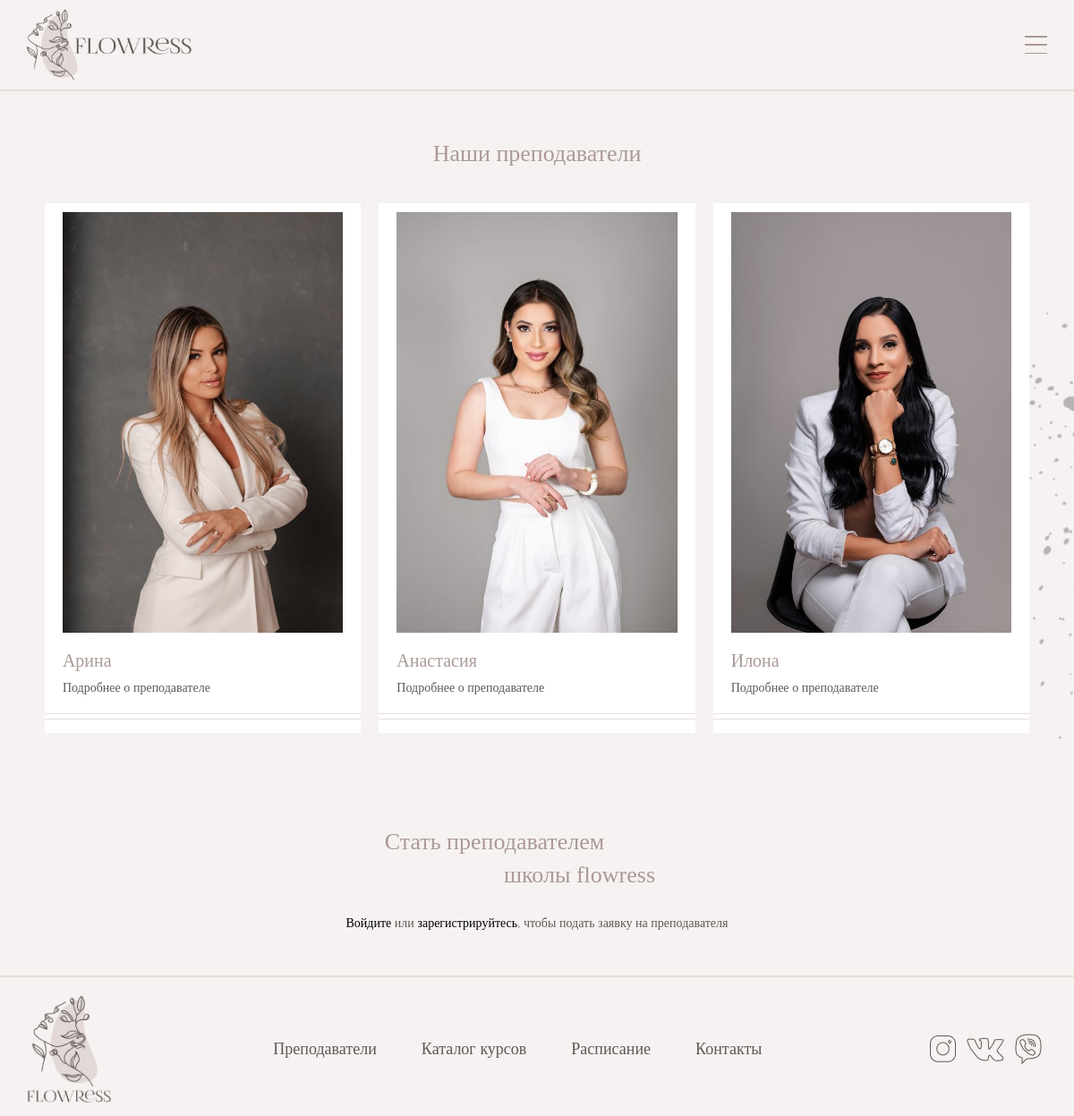
Page /masters.php on the committed database.
### tables this page shows
CREATE TABLE `User` (
  `ID` int UNSIGNED NOT NULL,
  `name` varchar(65) NOT NULL,
  `telephone` varchar(64) NOT NULL,
  `email` varchar(64) NOT NULL,
  `photo` varchar(256) DEFAULT 'default_profile_photo.jpg',
  `password` varchar(64) NOT NULL,
  `salt` int NOT NULL,
  `userType` varchar(64) NOT NULL DEFAULT 'user'
);

CREATE TABLE `Menu` (
  `ID` int UNSIGNED NOT NULL,
  `title` varchar(64) NOT NULL,
  `path` varchar(64) NOT NULL
);

### masters.php (the view, shortened to what this page needs)
<!DOCTYPE html>
<html>
<head>
	<link rel="stylesheet" href="css/style.css" type="text/css">
	<link rel="stylesheet" href="css/masters_style.css" type="text/css">
</head>
<body>
	<?php
	require 'modules/page_elements/header.php';
	if(isset($_SESSION['user']['id'])) {
		$id_user=$_SESSION['user']['id'];
		$userQuery = "SELECT * FROM  User WHERE User.ID=$id_user";
		$userResult = mysqli_query($link, $userQuery) or die("Ошибка " . mysqli_error($link));
		if($userResult) {
			$user = mysqli_fetch_assoc($userResult);
			$user_name=$user["name"];
			$user_telephone=$user["telephone"];
		}
	} else {
		$id_user="";
		$user_telephone="";
	}
	?>
<div class="page-content margin-top-block">
	<div class="container">
		<p class="title">Наши преподаватели</p>
			<div class="masrers-block">
				<?php
				$mastersQuery = "SELECT User.name, User.ID, User.photo FROM Master JOIN User ON Master.ID_user=User.ID WHERE User.userType='master'";
				$mastersResult = mysqli_query($link, $mastersQuery) or die("Ошибка".mysqli_error($link));
				if($mastersResult) {
					$rows = mysqli_num_rows($mastersResult);
					for($i = 0; $i < $rows; ++$i)
					{
						$master = mysqli_fetch_assoc($mastersResult);
						$master_id=$master['ID'];
						echo "
						<div class='card master-card'>
							<div class='master-card-content'>
								<img src='images/users_photos/".$master['photo']."' class='card-img'>
								<div>
									<p class='master-name'>".$master['name']."</p>
									<p class='show-masters-info-form' id='".$master_id."'>Подробнее о преподавателе</p>
								</div>
							</div>
							<div class='two-lines'></div>
						</div>
						";
					}
				}
				?>
			</div>
	</div>
</div>
<div class='add-comment-block block-margin'>
	<div class='container'>
		<div class='title-group'>
			<p class='title first-title'>Стать преподавателем</p>
			<p class='title second-title'>школы flowress</p>
		</div>
<?php
	if($id_user!=null) {
		echo "
			<img src='images/splatters_1.png' class='splatters splatters_9'>
					<div class='white-form-wrapper'>
						<div class='white-form'>
						<div class='plant-wrapper'>
							<div class='form-content'>
								<div style='display: flex;flex-direction: column;'>
									<p>Номер телефона</p>
									<input type='text' name='user_telephone' size='30' value='$user_telephone' class='border-style' id='user_telephone' placeholder='+375 (__) ___-__-__'>
									<span class='error-span none' name='telephone-error-span'></span>
								</div>
								<div style='display: flex;flex-direction: column;'>
									<p>Прикрепите Ваше портфолио</p>
									<input type='file' name='portfolio' class='border-style' id='portfolio'>
									<span class='error-span none' name='portfolio-error-span'></span>
								</div>
								<button class='form-btn add-master-request-btn'>
									<p>Отправить</p>
									<img src='images/arrow.png' class='arrow'>
								</button>
							</div>
							 <img src='images/plant_10.png' class='form-plant'>
							</div>
							<div class='two-lines'></div>
						</div>
					</div>
				";
	} else {
		echo "<div class='log-in'><a href='../modules/authorization/authorization.php'>Войдите</a> или <a href='../modules/registration/registration.php'>зарегистрируйтесь</a>, чтобы подать заявку на преподавателя</div>";
	}
	?>
	</div>
</div>
<?php require 'modules/page_elements/footer.php';?>
</body>
</html>

### modules/page_elements/header.php (shortened to what this page needs)
<link rel="stylesheet" href="../../css/style.css" type="text/css">
<link rel="stylesheet" href="../../css/header_style.css" type="text/css">
<header class="header">
	<div class="container">
		<div class="header-body">
			<a href="index.php">
				<img src="images/logo_horizontal.png" class="header-logo">
			</a>
			<div class="header-burger">
				<span>
				</span>
			</div>
		</div>
	</div>
	<hr class="border-style">
</header>

### modules/page_elements/footer.php (shortened to what this page needs)
<link rel="stylesheet" href="../../css/style.css" type="text/css">
<link rel="stylesheet" href="../../css/header_style.css" type="text/css">
<link rel="stylesheet" href="../../css/footer_style.css" type="text/css">
<footer class="footer">
	<hr class="border-style">
	<div class="container">
		<div class="footer-body">
			<a href="index.php">
				<img src="images/logo_vertical.png" class="footer-logo">
			</a>
			<nav class="footer-menu">
				<ul class="footer-list">
					<?php
					require_once'C:\OSPanel\domains\flowress\connect\connect_database.php';
					$query = "SELECT * FROM Menu";
					$result = mysqli_query($link, $query) or die("Ошибка выполнения запроса".
						mysqli_error($link));
					for ($i=0; $i<mysqli_num_rows($result); $i++) {
						$menu = mysqli_fetch_assoc($result);
						echo "<li><a class='header-link' href=".$menu['path'].">".$menu['title']."</a></li>";
					}
					?>
				</ul>
			</nav>
			<div class="social-networks">
				<img src="images/inst.png">
				<img src="images/vk.png">
				<img src="images/viber.png">
			</div>
		</div>
	</div>
</footer>

### css/style.css (style rules this page uses)
*, *::before, *::after { padding: 0; margin:0; border: 0; box-sizing: border-box; }
a { text-decoration: none; color: black; }
ul, ol, li { list-style: none; display: block; }
img { vertical-align: top; }
html { height: 100%; }
body { width:100%; padding: 0; margin: 0; background-color: #F6F2F1; font-family: 'Raleway'; color: #605857; font-size: 16px; text-align: left; min-height: 100%; display: grid; grid-template-rows: auto 1fr auto; }
.container { max-width: 1200px; box-sizing: content-box; margin: 0 auto; padding: 0px 50px; }
.margin-top-block { margin-top: 50px; }
.border-style { border: 0.7px solid #E7DFDA; margin-bottom: 5px; }
.title { color: #ab9a96; font-family: 'Lighthaus'; font-size: 32px; display: flex; justify-content: center; text-align: center; }
.title-group { display: flex; flex-direction: column; align-items: center; margin-bottom: 40px; }
.title-group p { margin-top: 10px; }
.first-title { margin-right: 150px; }
.second-title { margin-left: 150px; }
.block-margin { margin-top: 90px; }
@media screen and (max-device-width: 992px) { body { font-size: 14px; } }
@media screen and (max-device-width: 992px) { .container { padding: 0px 30px; } }
@media screen and (max-device-width: 992px) { .title { font-size: 26px; } }
@media screen and (max-device-width: 992px) { .title-group { margin-bottom: 30px; } }
@media screen and (max-device-width: 992px) { .title-group p { margin-top: 7px; } }
@media screen and (max-device-width: 992px) { .first-title { margin-right: 95px; } }
@media screen and (max-device-width: 992px) { .second-title { margin-left: 95px; } }
.footer { position: relative; }
.footer-menu { display: flex; }
.footer-list { display: flex; }
.footer-list li { list-style: none; margin: 0px 35px; color:#605857; font-size: 14px; }
@media screen and (max-device-width: 992px) { .footer-list li { margin: 0px 25px; } }
.card { background-color: white; padding-bottom: 15px; width: 31%; margin: 10px; }
.card-img { width: 100% }
.two-lines { border-top: 0.7px solid #E7DFDA; border-bottom: 0.7px solid #E7DFDA; height: 7px; margin: 0px; }
.log-in { text-align: center; }

### css/masters_style.css (style rules this page uses)
.masrers-block { display: flex; flex-wrap: wrap; margin-top: 30px; justify-content: center; }
.master-card { display: flex; flex-direction: column; justify-content: space-between; }
.master-card-content { padding: 10px 20px; display: flex; flex-direction: column; align-items: flex-start; }
.master-card-content div { margin: 10px 0px; }
.master-name { color: #ab9a96; font-family: 'Lighthaus'; font-size: 20px; margin: 10px 0px; }

### css/header_style.css (style rules this page uses)
.header-body { position: relative; display: flex; justify-content: space-between; align-items: center; padding: 7px 0px; width: 100%; }
.header-burger { display: none; }
.header-logo { height: 80px; }
.header-link { color: #605857; font-size: 18px; text-decoration: none; font-weight: 300; position: relative; transition: 0.2s all; cursor: pointer; }
.header-link::after { display: block; content: ""; position: absolute; left: 50%; transform: translateX(-50%); opacity: 0; bottom: -10px; width: 90%; height: 0.5px; background-color: #605857; transition: 0.4s all; }
@media screen and (max-device-width: 992px) { .header-body { height: 100px; display: flex; justify-content: space-between; } }
@media screen and (max-device-width: 992px) { .header-burger { display: block; position: relative; width: 25px; height: 20px; z-index: 3; } }
@media screen and (max-device-width: 992px) { .header-burger span { position: absolute; background-color: #ab9a96; left: 0; width: 100%; height: 1.5px; top: 9px; transition: all 0.3s ease 0s; -webkit-transition: all 0.3s ease 0s; -moz-transition: all 0.3s ease 0s; -o-transition: all 0.3s ease 0s; -ms-trasition: all 0.3s ease 0s; } }
@media screen and (max-device-width: 992px) { .header-burger:before, .header-burger:after { content: ''; background-color: #ab9a96; position: absolute; width: 100%; height: 1.5px; left: 0; transition: all 0.3s ease 0s; -webkit-transition: all 0.3s ease 0s; -moz-transition: all 0.3s ease 0s; -o-transition: all 0.3s ease 0s; -ms-trasition: all 0.3s ease 0s; } }
@media screen and (max-device-width: 992px) { .header-burger:before { top: 0; } }
@media screen and (max-device-width: 992px) { .header-burger:after { bottom: 0; } }

### rows in the picture
user: photo (picture), name "Арина"
user: photo (picture), name "Анастасия"
user: photo (picture), name "Илона"
menu: title "Преподаватели"
menu: title "Каталог курсов"
menu: title "Расписание"
menu: title "Контакты"
